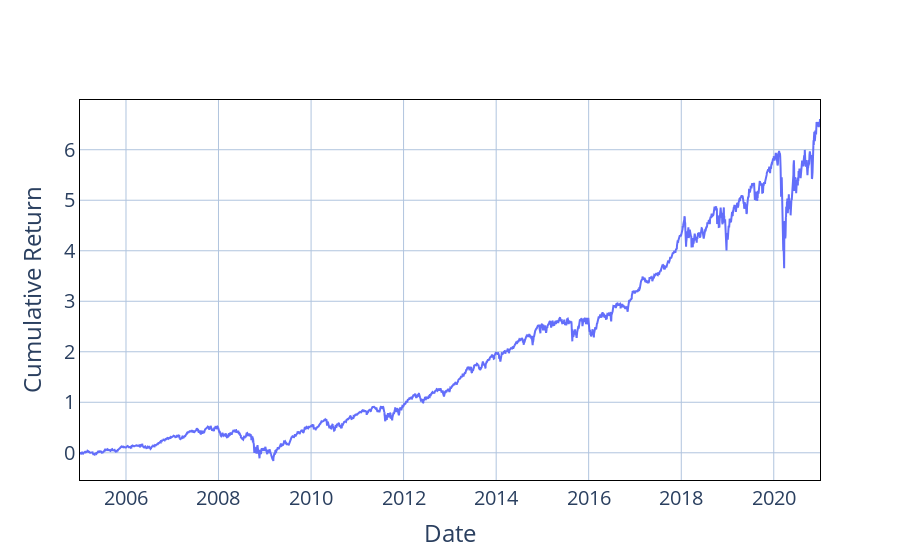

Notebook source saved alongside this figure:
### Code cell
prediction_plot(predictions)

### Figure 1 — Plotly figure (JSON) as saved in the notebook; plotly's stock layout.template omitted (floating-point values rounded to 4 significant figures; data arrays with more than 128 entries replaced by an {"elided": "..."} marker saying what was removed)
{"data": [{"line": {"width": 2}, "mode": "lines", "name": "PPO", "type": "scatter", "x": {"elided": "4028 str values"}, "y": {"elided": "4028 float values"}}], "layout": {"font": {"size": 20}, "legend": {"bgcolor": "White", "bordercolor": "white", "borderwidth": 2, "font": {"color": "black", "family": "sans-serif", "size": 15}, "traceorder": "normal", "x": 0, "y": 1}, "paper_bgcolor": "rgba(1,1,0,0)", "plot_bgcolor": "rgba(1, 1, 0, 0)", "title": {"x": 0.5, "xanchor": "center", "y": 0.85, "yanchor": "top"}, "xaxis": {"gridcolor": "LightSteelBlue", "gridwidth": 1, "linecolor": "black", "mirror": true, "showgrid": true, "showline": true, "title": {"text": "Date"}}, "yaxis": {"gridcolor": "LightSteelBlue", "gridwidth": 1, "linecolor": "black", "mirror": true, "showgrid": true, "showline": true, "title": {"text": "Cumulative Return"}, "zeroline": true, "zerolinecolor": "LightSteelBlue", "zerolinewidth": 1}}}
